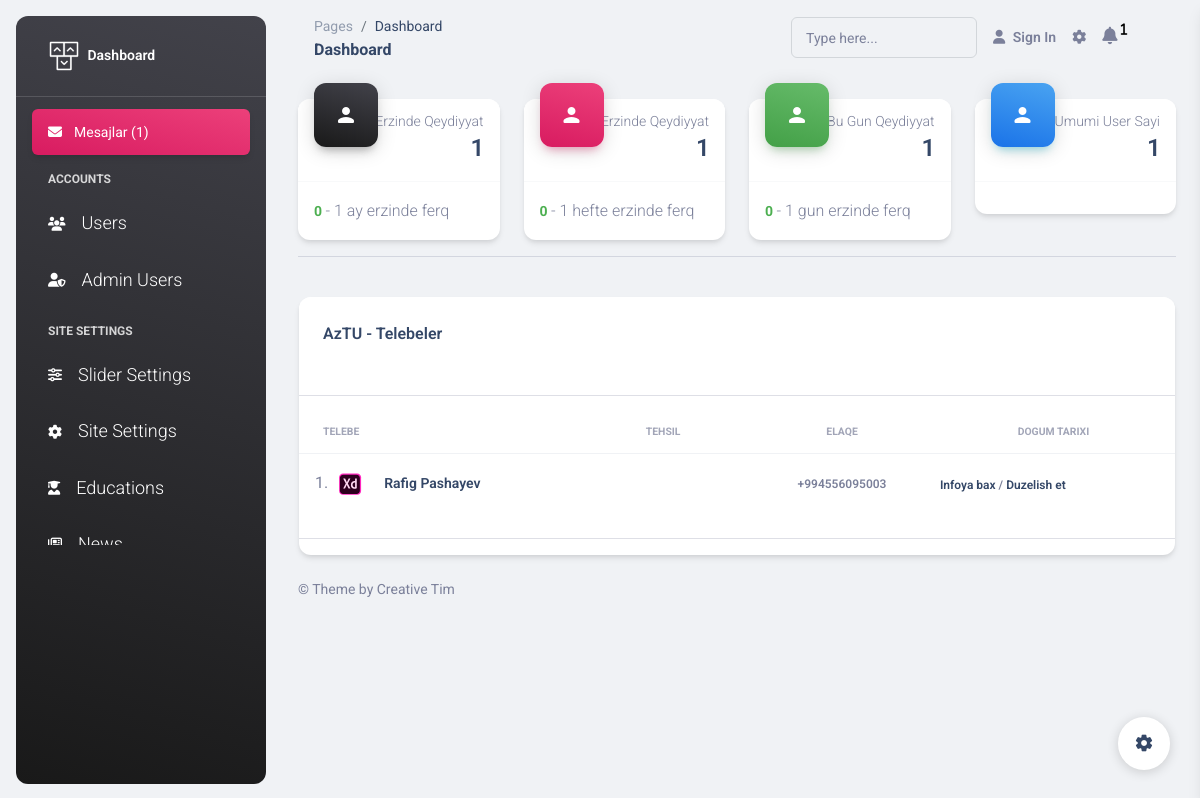
The app's page /admin/educations/2 with its own data.
### models.py (models this page shows)
class Education(Base):
    __tablename__ = 'education'
    id = Column(Integer, primary_key=True)
    name = Column(String, nullable=False, unique=True)
    city = Column(String, nullable=True)
    education_type = Column(String, nullable=True)
    students_count = Column(String, nullable=True, default=0)
    about_education = Column(String, nullable=True)
    documents = Column(String, nullable=True)
    photos = Column(String, nullable=True)
    select_education = relationship("User", back_populates="select_university", cascade="all, delete")

class User(Base):
    __tablename__ = 'user'
    id = Column(Integer, primary_key=True, index=True)
    email = Column(String(100), nullable=False, unique=True,index=True)
    password = Column(String(50), nullable= False)
    is_active = Column(Boolean, default=True)
    admin_user = Column(Boolean, default=False)
    profile_picture = Column(String, nullable=True)
    education_files = Column(Text, nullable=True)
    name_surname = Column(String(120), nullable=True)
    age = Column(Integer, nullable=True)
    city = Column(String(50), nullable=True)
    phone = Column(String(20),nullable=True)
    education = Column(String(50), nullable=True)
    certificate_points = Column(String(200), nullable=True)
    about = Column(Text, nullable=True)
    select_university_id = Column(Integer, ForeignKey("education.id"), default=None)
    select_university = relationship("Education", back_populates="select_education", cascade="all, delete")
    created_at = Column(String, default=datetime.now())
    updated_at = Column(DateTime, onupdate=datetime.now())

### sections/education_dashboard.py (the view)
@education_panel.get("/educations/{id}")
def get_education(id:int, request: Request, db:Session = Depends(database.get_db)):
    unread = db.query(models.AdminMessages).filter_by(readed=0).all()
    users = db.query(models.User).all()
    user_in_edu = db.query(models.User).filter_by(select_university_id = id).all()
    edu = db.query(models.Education).filter_by(id=id).first()
    messages_time = time_calculate.messages_time()
    counts = admin.return_count()
    return templates.TemplateResponse("dashboard/get_education.html",{"request":request, "unread":unread,
                                        "counts":counts, "edu":edu, "user_in_edu":user_in_edu, "count":len(users), "messages_time": messages_time})

### templates/dashboard/get_education.html
{% include 'dashboard/header.html' %}
      {% include 'dashboard/left_sidebar.html' %}
  <main class="main-content position-relative max-height-vh-100 h-100 border-radius-lg ">
      {% include 'dashboard/navbar.html' %}
    <div class="container-fluid py-4">
      {% include 'dashboard/cards.html' %}
      <hr class>
        </div>
        <div class="row">
            <div class="col-lg-12 col-md-8 mb-md-0 mb-5">
              <div class="card" style="margin: 0 25px">
                <div class="card-header pb-0">
                  <div class="row">
                    <div class="col-lg-6 col-7">
                      <h6>{{ edu.name }} - Telebeler</h6>
                    </div>
                  </div>
                </div>
                <div class="card-body px-0 pb-2">
                    <hr>
                {% if user_in_edu %}
                  <div class="table-responsive">
                    <table class="table align-items-center mb-0">
                      <thead>
                        <tr>
                          <th class="text-uppercase text-secondary text-xxs font-weight-bolder opacity-7">Telebe</th>
                          <th class="text-uppercase text-secondary text-xxs font-weight-bolder opacity-7 ps-2">Tehsil</th>
                          <th class="text-center text-uppercase text-secondary text-xxs font-weight-bolder opacity-7">Elaqe</th>
                          <th class="text-center text-uppercase text-secondary text-xxs font-weight-bolder opacity-7">Dogum tarixi</th>
                        </tr>
                      </thead>
                      <tbody>
                        {% for x in user_in_edu %}
                        <tr>
                          <td>
                            <div class="d-flex px-2 py-1">
                              <div>
                                {{ x.id }}. <img src="{{ url_for('static', path='dashboard/assets/img/small-logos/logo-xd.svg') }}" class="avatar avatar-sm me-3" alt="xd">
                              </div>
                              <div class="d-flex flex-column justify-content-center">
                                <h6 class="mb-0 text-sm">{{ x.name_surname}}</h6>
                              </div>
                            </div>
                          </td>
                          <td>
                          </td>
                          <td class="align-middle text-center text-sm">
                            <span class="text-xs font-weight-bold">{{x.phone}}</span>
                          </td>
                          <td class="align-center">
                                  <span class="text-xs font-weight-bold"><a href="/admin/user/{{ x.id }}">Infoya bax</a> / <a href="/admin/user/{{ x.id }}/edit">Duzelish et</a></span>
                          </td>
                        </tr>
                        {% endfor %}
                      </tbody>
                    </table>
                  </div>
                </div>
                {% else %}
                <div class="d-flex flex-column justify-content-center">
                    <h6 class="text-center text-secondary font-weight-bolder ps-2">Heleki hechkim yoxdur</h6>
                  </div>
                {% endif %}
                <hr>
              </div>
            </div>
          </div>
      {% include 'dashboard/footer.html' %}

### records on screen
Education: name "AzTU"
User: id "1", name_surname "Rafig Pashayev", phone "+994556095003"

### other values on screen
{{ unread | length }} "1"
{{ counts["users_month_count"] }} "1"
{{ counts.difference_month }} "0"
{{ counts.users_week_count }} "1"
{{ counts.difference_week }} "0"
{{ counts.users_one_day_count }} "1"
{{ counts.difference_one_day }} "0"
{{ count }} "1"
